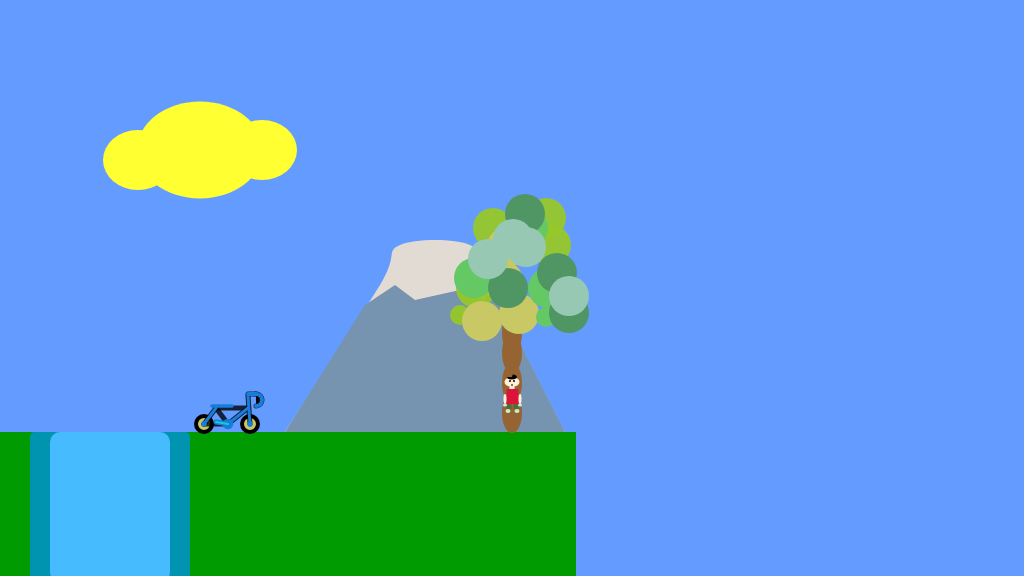
Frame 1 (no input)
Frame 60 (no input): identical to frame 1, image omitted
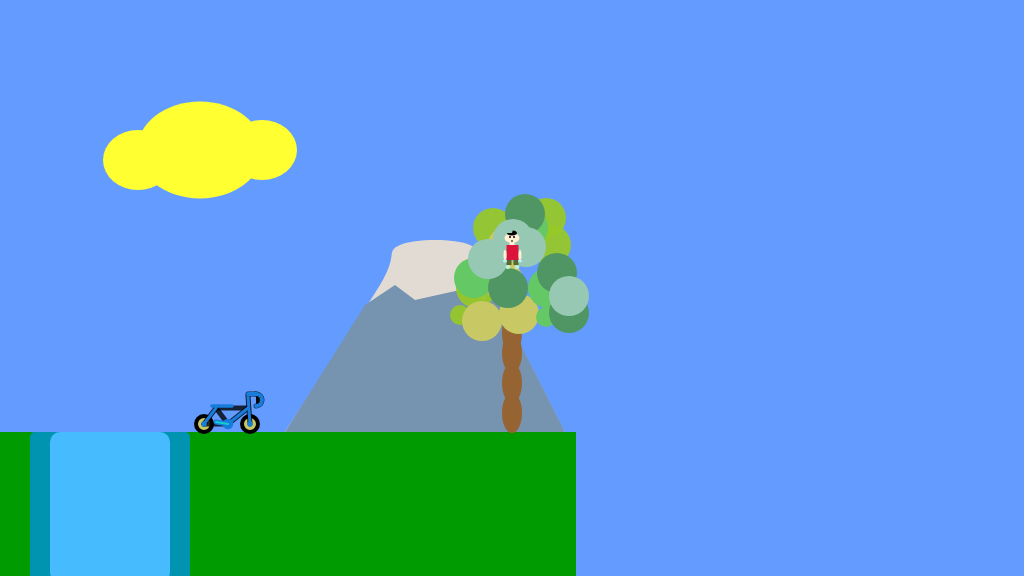
Frame 120 (the mouse pressed at the canvas centre since frame 60)

The p5.js sketch that drew these frames (run headless with seeded random() and noise() and a simulated clock; from frame 60 on, the mouse is pressed at the canvas centre):

// p5.js sketch
// ── sketch.js
/*

The Game Project

2b - using variables

*/

var floorPos_y;

var gameChar_x;
var gameChar_y;

var treePos_x;
var treePos_y;

var canyon;
var collectable;

var mountain;
var cloud;


function setup()
{
	createCanvas(1024, 576);
	floorPos_y = 432; //NB. we are now using a variable for the floor position

	//NB. We are now using the built in variables height and width
	gameChar_x = width/2;
	gameChar_y = floorPos_y;

	treePos_x = width/2;
	treePos_y = height/2;
    
    canyon_x = 10;
    canyon_width = 100;
    
    cloud_x = 100;
    cloud_y = 100;
    cloud_size = 1;
    
    mountain_x = 100;
    mountain_y = 100;
    mountain_size = 1;
        
    collectable_x = 220;
    collectable_y = 550;
    collectable_size =0.4;
}

function draw()
{
	background(100, 155, 255); //fill the sky blue

	noStroke();
	fill(0, 155, 0);
	rect(0, floorPos_y, height, width - floorPos_y); //draw some green ground

    //구름
    fill(255,255,50);
    ellipse(cloud_x+100,cloud_y+50,cloud_size*126,cloud_size*97);
    ellipse(cloud_x+162,cloud_y+50,cloud_size*70,cloud_size*60);
    ellipse(cloud_x+38,cloud_y+60,cloud_size*70,cloud_size*60);

	//산
    fill(226, 219, 211);
    beginShape();
    curveVertex(mountain_size*(mountain_x+185),mountain_size*(mountain_y+332));
    curveVertex(mountain_size*(mountain_x+185),mountain_size*(mountain_y+332));
    curveVertex(mountain_size*(mountain_x+280),mountain_size*(mountain_y+185));
    curveVertex(mountain_size*(mountain_x+300),mountain_size*(mountain_y+145));
    curveVertex(mountain_size*(mountain_x+370),mountain_size*(mountain_y+145));
    curveVertex(mountain_size*(mountain_x+390),mountain_size*(mountain_y+185));
    curveVertex(mountain_size*(mountain_x+465),mountain_size*(mountain_y+332));
    curveVertex(mountain_size*(mountain_x+465),mountain_size*(mountain_y+332));
    endShape();
    fill(118, 148, 176);
    noStroke();
    beginShape();
    vertex(mountain_size*(mountain_x+185),mountain_size*(mountain_y+332));
    vertex(mountain_size*(mountain_x+265),mountain_size*(mountain_y+205));
    vertex(mountain_size*(mountain_x+295),mountain_size*(mountain_y+185));
    vertex(mountain_size*(mountain_x+315),mountain_size*(mountain_y+200));
    vertex(mountain_size*(mountain_x+360),mountain_size*(mountain_y+190));
    vertex(mountain_size*(mountain_x+385),mountain_size*(mountain_y+200));
    vertex(mountain_size*(mountain_x+388),mountain_size*(mountain_y+180));
    vertex(mountain_size*(mountain_x+465),mountain_size*(mountain_y+332));
    endShape(CLOSE);

    
    
    // 나무
    fill(150,100,50);
	ellipse(treePos_x, treePos_y+125, 20, 40);
    ellipse(treePos_x, treePos_y+95, 20, 40);
    ellipse(treePos_x, treePos_y+45, 20, 40);
    ellipse(treePos_x, treePos_y+65, 20, 40);
    //856, 356
    fill(150,200,40,240);
	ellipse(treePos_x-52, treePos_y+27, 20, 20);
	ellipse(treePos_x+39, treePos_y-43, 40, 40);
	ellipse(treePos_x+34, treePos_y-70, 40, 40);
	ellipse(treePos_x-19, treePos_y-60, 40, 40);
	ellipse(treePos_x-36, treePos_y, 40, 40);
    fill(200,200,100);
    
	ellipse(treePos_x-9, treePos_y-7, 40, 40);
	ellipse(treePos_x+7,treePos_y+26,40,40);
	ellipse(treePos_x-30,treePos_y+33,40,40);
	ellipse(treePos_x-5,treePos_y-41,40,40);
	fill(100,200,100);
    ellipse(treePos_x+36,treePos_y,40,40);
	ellipse(treePos_x+16,treePos_y-60,40,40);
	ellipse(treePos_x+34,treePos_y+29,20,20);
	ellipse(treePos_x-38,treePos_y-10,40,40);
	fill(80,150,100);
    ellipse(treePos_x+13,treePos_y-74,40,40);
	ellipse(treePos_x+45,treePos_y-15,40,40);
	ellipse(treePos_x-4,treePos_y,40,40);
	ellipse(treePos_x+57,treePos_y+25,40,40);
	fill(150,200,180);
    ellipse(treePos_x+1,treePos_y-49,40,40);
	ellipse(treePos_x-24,treePos_y-29,40,40);
	ellipse(treePos_x+57,treePos_y+8,40,40);
	ellipse(treePos_x+14,treePos_y-41,40,40);



	//폭포
    fill(0, 148, 176);
	noStroke();
    rect(canyon_x+20,432,canyon_width+60,160,5);
    fill(70, 188, 255);
    rect(canyon_x+40,432,canyon_width+20,150,10);
    
    
    
    
//	beginShape();
//	curveVertex(canyon_x+0,-(canyon_width)+450);
//	curveVertex(canyon_x+0,canyon_width+470);
//	curveVertex(canyon_x+188,570);
//	curveVertex(canyon_x+165,460);
//	endShape(CLOSE);
//    fill(70, 188, 255);
//	noStroke();
//	beginShape();
//	curveVertex(canyon_x+0,370);
//	curveVertex(canyon_x+20,550);
//	curveVertex(canyon_x+160,550);
//	curveVertex(canyon_x+160,500);
//	endShape(CLOSE);
    



    // 수집가능한 아이템
    stroke(0);
    strokeWeight(4);
    fill(200,200,100);
    ellipse(collectable_size*(collectable_x+290),collectable_size*(collectable_y+510),collectable_size*40,collectable_size*40); //뒷타이어
    ellipse(collectable_size*(collectable_x+405),collectable_size*(collectable_y+510),collectable_size*40,collectable_size*40); //앞타이어

    noStroke();
    fill(200,200,100);
    ellipse(collectable_size*(collectable_x+290),collectable_size*(collectable_y+510),collectable_size*25,collectable_size*25); //뒷바퀴 살
    ellipse(collectable_size*(collectable_x+405),collectable_size*(collectable_y+510),collectable_size*25,collectable_size*25); //앞바퀴 살
    stroke(0,0,0,200);
    strokeWeight(5);
    line(collectable_size*(collectable_x+290),collectable_size*(collectable_y+510),collectable_size*(collectable_x+320),collectable_size*(collectable_y+470)); //뒷바퀴 연결되는 바디프레임
    line(collectable_size*(collectable_x+320),collectable_size*(collectable_y+470),collectable_size*(collectable_x+400),collectable_size*(collectable_y+470)); //가장 윗프레임
    line(collectable_size*(collectable_x+405),collectable_size*(collectable_y+510),collectable_size*(collectable_x+400),collectable_size*(collectable_y+440)); //앞프레임
    line(collectable_size*(collectable_x+350),collectable_size*(collectable_y+510),collectable_size*(collectable_x+320),collectable_size*(collectable_y+470)); //안장쪽 뒷프레임
    line(collectable_size*(collectable_x+290),collectable_size*(collectable_y+510),collectable_size*(collectable_x+350),collectable_size*(collectable_y+510)); //페달쪽 뒷프레임
    line(collectable_size*(collectable_x+350),collectable_size*(collectable_y+510),collectable_size*(collectable_x+400),collectable_size*(collectable_y+470)); //안장쪽 앞프레임
    line(collectable_size*(collectable_x+420),collectable_size*(collectable_y+435),collectable_size*(collectable_x+400),collectable_size*(collectable_y+435)); //손잡이
    //nofill();
    arc(collectable_size*(collectable_x+420),collectable_size*(collectable_y+450),collectable_size*30,collectable_size*30,3 * PI / 2, 2 * PI + PI / 2);//손잡이 프레임//

    strokeWeight(collectable_size*9);
    stroke(24,124,220);
    line(collectable_size*(collectable_x+360),collectable_size*(collectable_y+465),collectable_size*(collectable_x+310),collectable_size*(collectable_y+465)); //안장
    strokeWeight(3);
    line(collectable_size*(collectable_x+405),collectable_size*(collectable_y+510), collectable_size*(collectable_x+400),collectable_size*(collectable_y+440)); //앞프레임 음영
    line(collectable_size*(collectable_x+290),collectable_size*(collectable_y+510),collectable_size*(collectable_x+320),collectable_size*(collectable_y+470)); //뒷프레임 음영
    line(collectable_size*(collectable_x+350),collectable_size*(collectable_y+510),collectable_size*(collectable_x+400),collectable_size*(collectable_y+470)); //페달쪽 음영
    
    
    // small middle wheels
    fill(10,255,255);
    ellipse(collectable_size*(collectable_x+290),collectable_size*(collectable_y+510),collectable_size*6,collectable_size*6); // 왼쪽
    ellipse(collectable_size*(collectable_x+405),collectable_size*(collectable_y+510),collectable_size*6,collectable_size*6); // 오른쪽
    // chain wheel
    strokeWeight(4);
    fill(10);
    ellipse(collectable_size*(collectable_x+350),collectable_size*(collectable_y+510),collectable_size*16,collectable_size*16);
    strokeWeight(4);
    fill(10);
    ellipse(collectable_size*(collectable_x+350),collectable_size*(collectable_y+510),collectable_size*8,collectable_size*8);
    //손잡이
    line(collectable_size*(collectable_x+420),collectable_size*(collectable_y+435),collectable_size*(collectable_x+400),collectable_size*(collectable_y+435));
    arc(collectable_size*(collectable_x+420),collectable_size*(collectable_y+450),collectable_size*30,collectable_size*30,3 * PI / 2, 2 * PI + PI / 2);
    
    //peddle, maybe idk
    strokeWeight(5);
    line(collectable_size*(collectable_x+350),collectable_size*(collectable_y+510),collectable_size*(collectable_x+320),collectable_size*(collectable_y+505)); //페달
    stroke(20,205,205);
    strokeWeight(2);
    line(collectable_size*(collectable_x+350),collectable_size*(collectable_y+510),collectable_size*(collectable_x+320),collectable_size*(collectable_y+505));

    //draw the game character
	noStroke();
    fill(255,239,213);
	ellipse(gameChar_x,gameChar_y-50,15,10); //얼굴
    //ellipse(300,145,15,10); //얼굴
	fill(220,20,60)
    rect(gameChar_x-5.5,gameChar_y-43,12,15); //몸통
	fill(255,239,213)
	rect(gameChar_x-2.5,gameChar_y-48,5,5); //목
    
	fill("black");
	arc(gameChar_x,gameChar_y-55,10,5,5,PI,CHORD/2); //모자
	

	fill(85,107,47);
	rect(gameChar_x-5.5,gameChar_y-28,5); //왼쪽다리
	rect(gameChar_x+1.5,gameChar_y-28,5); //오른쪽다리
	

	fill(195,239,213);
	ellipse(gameChar_x-4,gameChar_y-21,5,4); //왼발
	ellipse(gameChar_x+5,gameChar_y-21,5,4); //오른발
	
	
	fill(255,239,213);
	strokeWeight(1)
	ellipse(gameChar_x-7,gameChar_y-33,3,10); //왼팔
	ellipse(gameChar_x+8,gameChar_y-33,3,10); //오른팔
	
	fill(190,239,253);
	strokeWeight(1)
	ellipse(gameChar_x+8,gameChar_y-27,4,3); //오른손
	ellipse(gameChar_x-7,gameChar_y-27,4,3); //왼손

	fill(0);
	rect(gameChar_x-0.5,gameChar_y-48,1,2); //입
	fill(245);
	fill(0);
	ellipse(gameChar_x-2,gameChar_y-51,2,2); //왼쪽눈
	ellipse(gameChar_x+2,gameChar_y-51,2,2); //오른쪽눈
}

function mousePressed()
{
    gameChar_x = mouseX;
    gameChar_y = mouseY;


}
